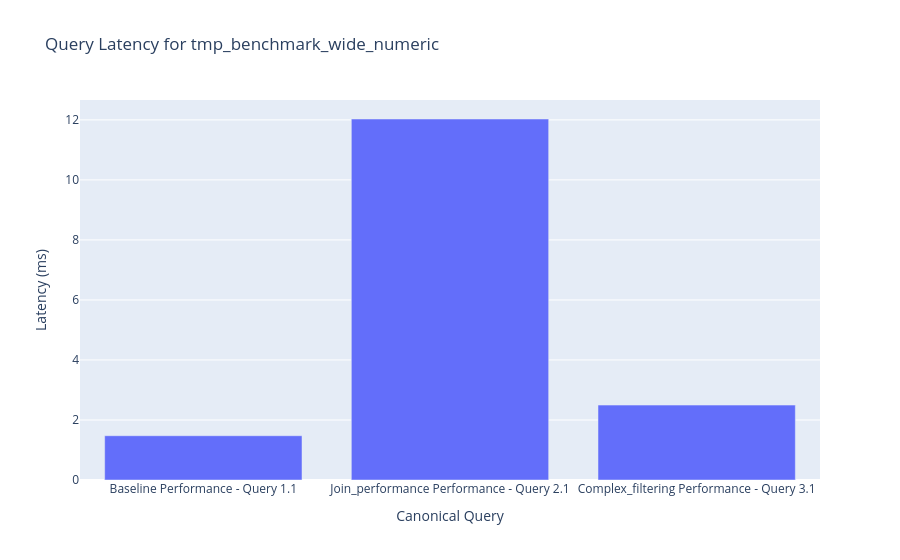

Here is the notebook cell this chart was saved with:
### Markdown cell above
### 8.1. Data, Theory & Methods

[Instructions for AI Agent]:

Describe the performance benchmark data and the methodology used to generate it.

[Sources to Use]:

- `phases/01_LegacyDB/outputs/metrics/tmp_benchmark_wide_numeric_performance_benchmarks.csv`
- `phases/01_LegacyDB/sql/canonical_queries/canonical_queries_benchmark.sql`
- `phases/01_LegacyDB/sql/canonical_queries/_categories.json`
- `phases/01_LegacyDB/sql/canonical_queries/` directory
- `phases/01_LegacyDB/README.md`

[Content to Include]:

- Explain that the data is sourced from `phases/01_LegacyDB/outputs/metrics/tmp_benchmark_wide_numeric_performance_benchmarks.csv`.
- Detail the methodology: a set of three standardized, canonical queries representing different analytical workloads (baseline scan, multi-table join, complex filtering) were executed, and their latency was measured in milliseconds.
- Emphasize that the queries are database-specific (drawn from the `canonical_queries` directory) to ensure a fair and representative test of each schema's unique design.

### Code cell
display_header("Canonical Query Performance Results")

if performance_df is not None and not performance_df.empty:
    display(performance_df[["query_name", "latency_ms", "status"]])

    # Plot the results for successful queries
    success_df = performance_df[performance_df["status"] == "Success"]
    if not success_df.empty:
        fig = px.bar(
            success_df,
            x="query_name",
            y="latency_ms",
            title=f"Query Latency for {DATABASE_NAME}",
            labels={"latency_ms": "Latency (ms)", "query_name": "Canonical Query"},
        )
        fig.show()
else:
    print("No performance benchmark data available.")

### Figure 1 — Plotly figure (JSON) as saved in the notebook; plotly's stock layout.template omitted (floating-point values rounded to 4 significant figures)
{"data": [{"hovertemplate": "Canonical Query=%{x}<br>Latency (ms)=%{y}<extra></extra>", "legendgroup": "", "marker": {"color": "#636efa", "pattern": {"shape": ""}}, "name": "", "orientation": "v", "showlegend": false, "textposition": "auto", "type": "bar", "x": ["Baseline Performance - Query 1.1", "Join_performance Performance - Query 2.1", "Complex_filtering Performance - Query 3.1"], "xaxis": "x", "y": [1.475, 12.03, 2.496], "yaxis": "y"}], "layout": {"barmode": "relative", "legend": {"tracegroupgap": 0}, "title": {"text": "Query Latency for tmp_benchmark_wide_numeric"}, "xaxis": {"anchor": "y", "domain": [0, 1], "title": {"text": "Canonical Query"}}, "yaxis": {"anchor": "x", "domain": [0, 1], "title": {"text": "Latency (ms)"}}}}
